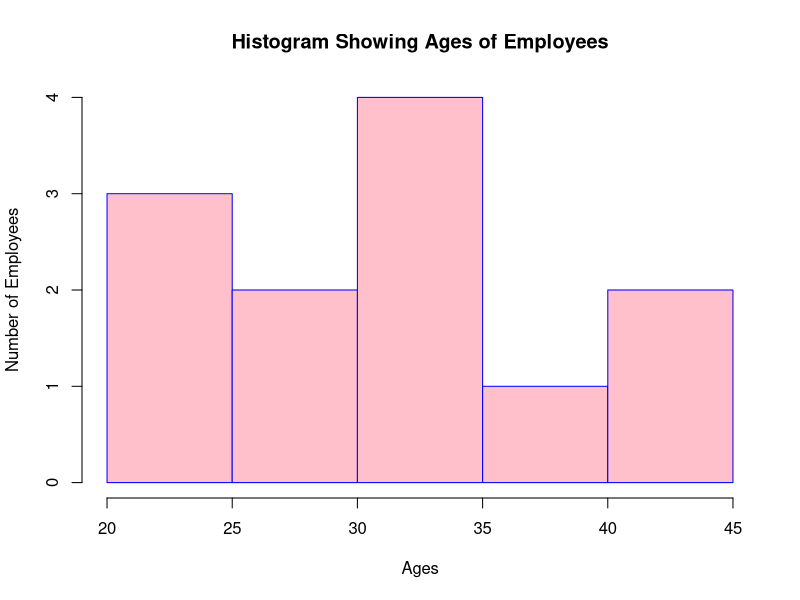
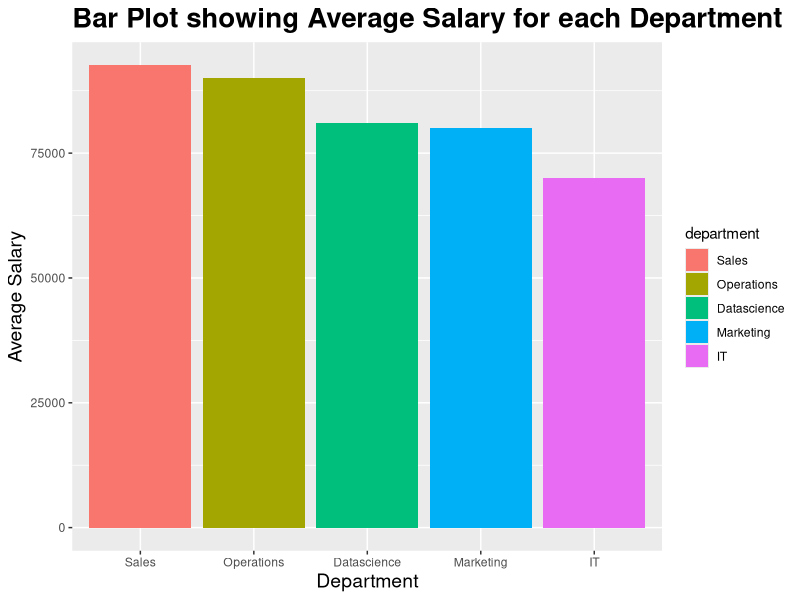
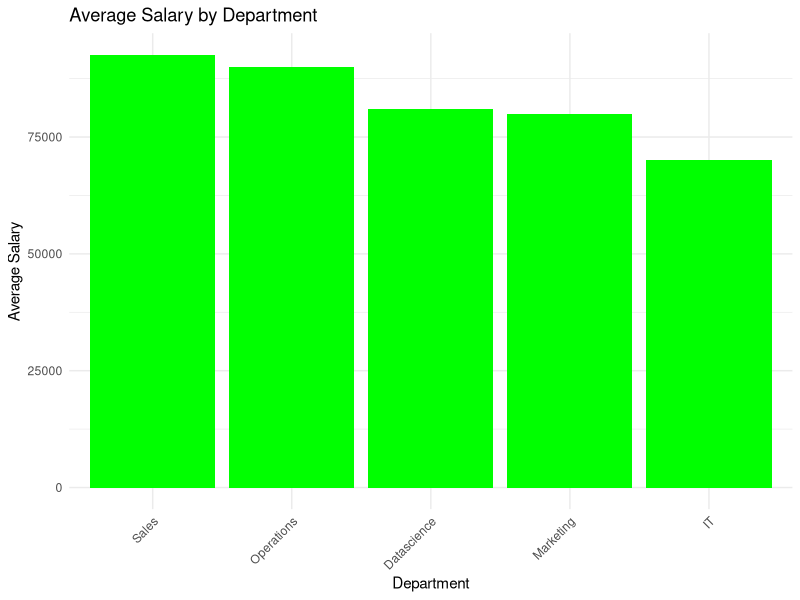

Source code (R) for these figures, in order:
# Creating the dataframe
df=data.frame("employee_id"=c(1,2,3,4,5,6,7,8,9,10,11,15,12,13,14,16),"department"=c("Sales","Sales","IT","Marketing","Operations","Datascience","Sales","Sales","Sales","Sales","Sales","Sales","Sales","Sales","Sales","Sales"),age=c(25,35,35,40,45,19,25,35,45,35,30,40,28,41,33,24),salary=c(81000,96000,70000,80000,90000,81000,82000,98000,96000,93000,93000,93000,97000,95000,96000,91000),years_of_experiance=c(11,12,5,6,7,8,15,18,19,21,14,15,17,13,12,19))
print(df)

# i) Filtering data
filtered_df=subset(df,(years_of_experiance > 10 & salary>80000) & department == "Sales")
print(filtered_df)

# ii) Visualizing histogram using ggplot2 histogram
library(ggplot2)
# plotting
hist(filtered_df$age,xlab="Ages",ylab="Number of Employees",main="Histogram Showing Ages of Employees",col="pink",border = "blue")

# iii) Visualizing  bar graph using ggplot2 average salary

# Using library forcats it is getting sorted but only in ascending order
# Importing Library
# library(forcats)
# 
# Sorting  or reordering according to average salary
# df$department=fct_reorder(df$department,df$salary,mean,na.rm=TRUE,decreasing=TRUE)
# Plotting
# ggplot(data=df,mapping=aes(x=department,y=salary,fill=department))+stat_summary(geom="bar")+ggtitle("Bar Plot showing Average Salary for each Department")+xlab("Department")+ylab("Average Salary")+theme(plot.title = element_text(size = 20,face = "bold"),axis.title.x=element_text(size=14),axis.title.y=element_text(size=14))
# 
# df$department=fct_reorder(df$department,df$salary,mean,na.rm=TRUE)
# df2=transform(df,department=reorder(mean(salary),order(department,decreasing = TRUE)))
# ggplot(data=df2,mapping=aes(x=department,y=salary,fill=department))+stat_summary(geom="bar")+ggtitle("Bar Plot showing Average Salary for each Department")+xlab("Department")+ylab("Average Salary")+theme(plot.title = element_text(size = 20,face = "bold"),axis.title.x=element_text(size=14),axis.title.y=element_text(size=14))

# Sorting  or reordering according to average salary
# We use reorder function to sort
df$department=reorder(df$department,df$salary,mean,na.rm=TRUE,decreasing=TRUE)
print(df$department)

# Plotting using ggplot2
ggplot(data=df,mapping=aes(x=department,y=salary,fill=department))+stat_summary(geom="bar")+ggtitle("Bar Plot showing Average Salary for each Department")+xlab("Department")+ylab("Average Salary")+theme(plot.title = element_text(size = 20,face = "bold"),axis.title.x=element_text(size=14),axis.title.y=element_text(size=14))

library(dplyr) 
# Bar plot 
average_salary <- df %>% 
  group_by(department) %>% 
  summarize(AvgSalary = mean(salary)) %>% 
  arrange(desc(AvgSalary)) 
print(average_salary)

ggplot(average_salary, aes(x = reorder(department, -AvgSalary), y = AvgSalary)) + 
  geom_bar(stat = "identity", fill = "green") + 
  labs(title = "Average Salary by Department", x = "Department", y = "Average Salary") + 
  theme_minimal() + 
  theme(axis.text.x = element_text(angle = 45, hjust = 1)) 
